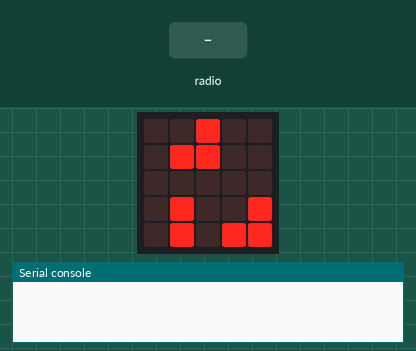
The program below on a simulated BBC micro:bit (MakeCode). On the bench: the board's 5×5 LED display, the last lines printed to the serial console. Inputs (shaded band) come from the test bench. Random numbers come from a fixed seed.

Above: at 0.6 s.
At 7.4 s:
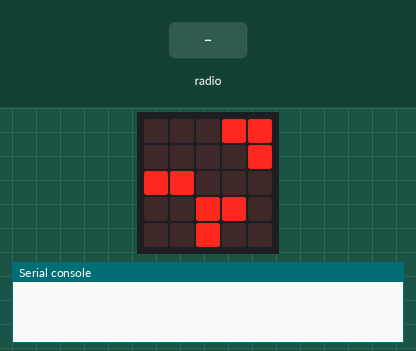
7.5 s: radio message "1" arrives
At 7.9 s:
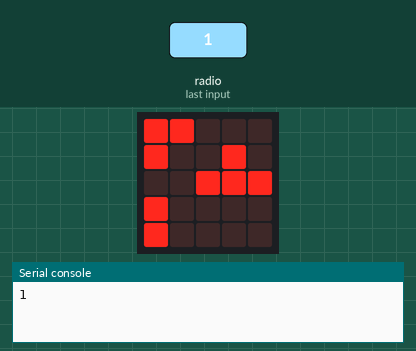
Timing chart, 0 to 10.5 s (numbered marks = the images above; inputs shaded):
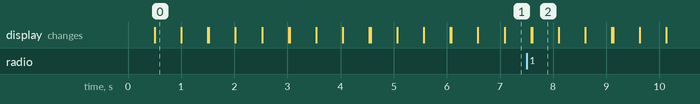

Measured:
- what the display in image 0 shows lasts 0.5 s, from 0.5 s to 1.0 s

The program:

main.ts
```typescript
//Asignación de Lugares por Jugador
let LugaresA = ['0,0','0,1','0,3','0,4','1,0','3,1','3,2','4,2']
let LugaresB = ['1,1','1,3','1,4','2,0','2,1','3,4','4,3','4,4']
let LugaresC = ['3,0','4,0','4,1','0,2','1,2','2,3','2,4','3,3']
let Lugares = [LugaresA,LugaresB,LugaresC]
Lugares[Math.randomRange(0,2)].push('2,2')

const Juego = {
    disparos : {
    },
    JugadorA:{
        lugares:LugaresA,
        puntos:0
    },
    JugadorB: {
        lugares: LugaresB,
        puntos:0
    },
    JugadorC: {
        lugares: LugaresC,
        puntos:0
    }
}

//Comenzar Radio Login
radio.setGroup(1)


basic.forever(function () {
    for (let j = 0; j < Lugares.length; j++) {
        for (let i = 0; i < Lugares[j].length; i++) {
            let x = parseInt(Lugares[j][i].split(',')[0])
            let y = parseInt(Lugares[j][i].split(',')[1])
            led.plot(x, y)
        }
        pause(500)
        basic.clearScreen()

    }

    radio.onReceivedString(function(texto) {
        serial.writeLine(texto)
    })
})
```

test.ts
```typescript
// aquí va el archivo "tests"; esto no se compilará cuando este paquete se utilice como una extensión.
```
